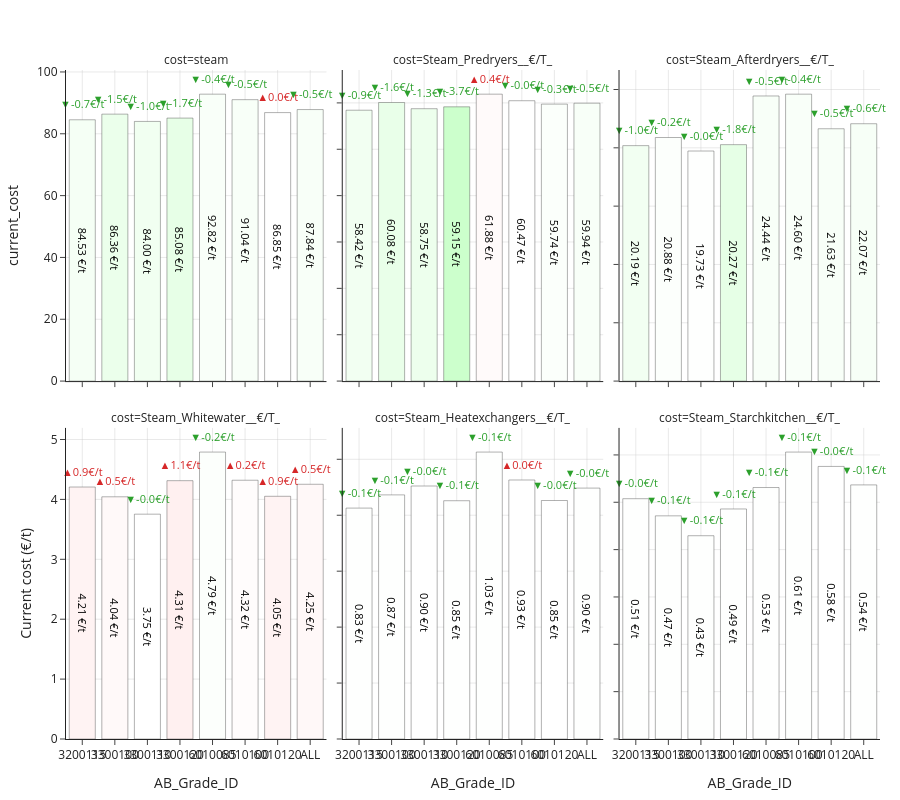

Notebook source saved alongside this figure:
### Markdown cell above
### Description

### Code cell
tables, figures = ask_engine(params = {
    "grade": None,
    "target_range": ["2026-04-01", "2026-04-30"],
    "baseline_range": ["2026-03-01", "2026-03-31"],
    "levels": [4],
    "objects": ["cost"],
    "secondary_objects":["steam"],
    "summary": False,
    "output_format": "json",
}, endpoint="diagnosis"
)

### Figure 1 — Plotly figure (JSON) as saved in the notebook; plotly's stock layout.template omitted (floating-point values rounded to 4 significant figures)
{"data": [{"alignmentgroup": "True", "cliponaxis": false, "customdata": [["▼-0.7€/t", 85.23, -0.7012, 84.53], ["▼-1.5€/t", 87.83, -1.478, 86.36], ["▼-1.0€/t", 85.02, -1.022, 84.0], ["▼-1.7€/t", 86.81, -1.731, 85.08], ["▼-0.4€/t", 93.26, -0.4413, 92.82], ["▼-0.5€/t", 91.58, -0.5451, 91.04], ["▲0.0€/t", 86.85, 0.002847, 86.85], ["▼-0.5€/t", 88.36, -0.5194, 87.84]], "hovertemplate": "<b>%{facetcol} • ID %{x}</b><br>Current: %{y:,.3f} €/t<br>Previous: %{customdata[1]:,.3f} €/t<br>Δ: %{{customdata[2]:.2%}}<extra></extra>", "insidetextanchor": "middle", "legendgroup": "", "marker": {"color": [-0.7012, -1.478, -1.022, -1.731, -0.4413, -0.5451, 0.002847, -0.5194], "coloraxis": "coloraxis", "line": {"color": "rgba(60,60,60,0.5)", "width": 0.8}, "pattern": {"shape": ""}}, "name": "", "offsetgroup": "", "orientation": "v", "showlegend": false, "text": ["84.53 €/t", "86.36 €/t", "84.00 €/t", "85.08 €/t", "92.82 €/t", "91.04 €/t", "86.85 €/t", "87.84 €/t"], "textfont": {"color": "black", "size": 11}, "textposition": "inside", "type": "bar", "x": ["3200115", "3300100", "3300110", "3300120", "6010085", "6010100", "6010120", "ALL"], "xaxis": "x4", "y": [84.53, 86.36, 84.0, 85.08, 92.82, 91.04, 86.85, 87.84], "yaxis": "y4"}, {"alignmentgroup": "True", "cliponaxis": false, "customdata": [["▼-0.9€/t", 59.36, -0.9354, 58.42], ["▼-1.6€/t", 61.66, -1.574, 60.08], ["▼-1.3€/t", 60.08, -1.331, 58.75], ["▼-3.7€/t", 62.88, -3.724, 59.15], ["▲0.4€/t", 61.53, 0.3555, 61.88], ["▼-0.0€/t", 60.47, -0.001984, 60.47], ["▼-0.3€/t", 60.0, -0.2611, 59.74], ["▼-0.5€/t", 60.44, -0.5034, 59.94]], "hovertemplate": "<b>%{facetcol} • ID %{x}</b><br>Current: %{y:,.3f} €/t<br>Previous: %{customdata[1]:,.3f} €/t<br>Δ: %{{customdata[2]:.2%}}<extra></extra>", "insidetextanchor": "middle", "legendgroup": "", "marker": {"color": [-0.9354, -1.574, -1.331, -3.724, 0.3555, -0.001984, -0.2611, -0.5034], "coloraxis": "coloraxis", "line": {"color": "rgba(60,60,60,0.5)", "width": 0.8}, "pattern": {"shape": ""}}, "name": "", "offsetgroup": "", "orientation": "v", "showlegend": false, "text": ["58.42 €/t", "60.08 €/t", "58.75 €/t", "59.15 €/t", "61.88 €/t", "60.47 €/t", "59.74 €/t", "59.94 €/t"], "textfont": {"color": "black", "size": 11}, "textposition": "inside", "type": "bar", "x": ["3200115", "3300100", "3300110", "3300120", "6010085", "6010100", "6010120", "ALL"], "xaxis": "x5", "y": [58.42, 60.08, 58.75, 59.15, 61.88, 60.47, 59.74, 59.94], "yaxis": "y5"}, {"alignmentgroup": "True", "cliponaxis": false, "customdata": [["▼-1.0€/t", 21.15, -0.9654, 20.19], ["▼-0.2€/t", 21.11, -0.2271, 20.88], ["▼-0.0€/t", 19.77, -0.04138, 19.73], ["▼-1.8€/t", 22.09, -1.821, 20.27], ["▼-0.5€/t", 24.99, -0.541, 24.44], ["▼-0.4€/t", 25.01, -0.4109, 24.6], ["▼-0.5€/t", 22.17, -0.5387, 21.63], ["▼-0.6€/t", 22.66, -0.5904, 22.07]], "hovertemplate": "<b>%{facetcol} • ID %{x}</b><br>Current: %{y:,.3f} €/t<br>Previous: %{customdata[1]:,.3f} €/t<br>Δ: %{{customdata[2]:.2%}}<extra></extra>", "insidetextanchor": "middle", "legendgroup": "", "marker": {"color": [-0.9654, -0.2271, -0.04138, -1.821, -0.541, -0.4109, -0.5387, -0.5904], "coloraxis": "coloraxis", "line": {"color": "rgba(60,60,60,0.5)", "width": 0.8}, "pattern": {"shape": ""}}, "name": "", "offsetgroup": "", "orientation": "v", "showlegend": false, "text": ["20.19 €/t", "20.88 €/t", "19.73 €/t", "20.27 €/t", "24.44 €/t", "24.60 €/t", "21.63 €/t", "22.07 €/t"], "textfont": {"color": "black", "size": 11}, "textposition": "inside", "type": "bar", "x": ["3200115", "3300100", "3300110", "3300120", "6010085", "6010100", "6010120", "ALL"], "xaxis": "x6", "y": [20.19, 20.88, 19.73, 20.27, 24.44, 24.6, 21.63, 22.07], "yaxis": "y6"}, {"alignmentgroup": "True", "cliponaxis": false, "customdata": [["▲0.9€/t", 3.316, 0.8906, 4.207], ["▲0.5€/t", 3.581, 0.4631, 4.044], ["▼-0.0€/t", 3.769, -0.01593, 3.753], ["▲1.1€/t", 3.234, 1.079, 4.313], ["▼-0.2€/t", 5.016, -0.2254, 4.79], ["▲0.2€/t", 4.104, 0.216, 4.32], ["▲0.9€/t", 3.18, 0.8722, 4.052], ["▲0.5€/t", 3.77, 0.4826, 4.253]], "hovertemplate": "<b>%{facetcol} • ID %{x}</b><br>Current: %{y:,.3f} €/t<br>Previous: %{customdata[1]:,.3f} €/t<br>Δ: %{{customdata[2]:.2%}}<extra></extra>", "insidetextanchor": "middle", "legendgroup": "", "marker": {"color": [0.8906, 0.4631, -0.01593, 1.079, -0.2254, 0.216, 0.8722, 0.4826], "coloraxis": "coloraxis", "line": {"color": "rgba(60,60,60,0.5)", "width": 0.8}, "pattern": {"shape": ""}}, "name": "", "offsetgroup": "", "orientation": "v", "showlegend": false, "text": ["4.21 €/t", "4.04 €/t", "3.75 €/t", "4.31 €/t", "4.79 €/t", "4.32 €/t", "4.05 €/t", "4.25 €/t"], "textfont": {"color": "black", "size": 11}, "textposition": "inside", "type": "bar", "x": ["3200115", "3300100", "3300110", "3300120", "6010085", "6010100", "6010120", "ALL"], "xaxis": "x", "y": [4.207, 4.044, 3.753, 4.313, 4.79, 4.32, 4.052, 4.253], "yaxis": "y"}, {"alignmentgroup": "True", "cliponaxis": false, "customdata": [["▼-0.1€/t", 0.9063, -0.08076, 0.8255], ["▼-0.1€/t", 0.9256, -0.05282, 0.8728], ["▼-0.0€/t", 0.9159, -0.01143, 0.9045], ["▼-0.1€/t", 0.9161, -0.06422, 0.8519], ["▼-0.1€/t", 1.104, -0.07796, 1.026], ["▲0.0€/t", 0.9092, 0.01682, 0.926], ["▼-0.0€/t", 0.8644, -0.0117, 0.8527], ["▼-0.0€/t", 0.9365, -0.0395, 0.897]], "hovertemplate": "<b>%{facetcol} • ID %{x}</b><br>Current: %{y:,.3f} €/t<br>Previous: %{customdata[1]:,.3f} €/t<br>Δ: %{{customdata[2]:.2%}}<extra></extra>", "insidetextanchor": "middle", "legendgroup": "", "marker": {"color": [-0.08076, -0.05282, -0.01143, -0.06422, -0.07796, 0.01682, -0.0117, -0.0395], "coloraxis": "coloraxis", "line": {"color": "rgba(60,60,60,0.5)", "width": 0.8}, "pattern": {"shape": ""}}, "name": "", "offsetgroup": "", "orientation": "v", "showlegend": false, "text": ["0.83 €/t", "0.87 €/t", "0.90 €/t", "0.85 €/t", "1.03 €/t", "0.93 €/t", "0.85 €/t", "0.90 €/t"], "textfont": {"color": "black", "size": 11}, "textposition": "inside", "type": "bar", "x": ["3200115", "3300100", "3300110", "3300120", "6010085", "6010100", "6010120", "ALL"], "xaxis": "x2", "y": [0.8255, 0.8728, 0.9045, 0.8519, 1.026, 0.926, 0.8527, 0.897], "yaxis": "y2"}, {"alignmentgroup": "True", "cliponaxis": false, "customdata": [["▼-0.0€/t", 0.549, -0.04142, 0.5075], ["▼-0.1€/t", 0.5582, -0.0869, 0.4713], ["▼-0.1€/t", 0.4847, -0.05537, 0.4294], ["▼-0.1€/t", 0.5753, -0.08947, 0.4859], ["▼-0.1€/t", 0.625, -0.0939, 0.5311], ["▼-0.1€/t", 0.6635, -0.05747, 0.606], ["▼-0.0€/t", 0.5933, -0.01764, 0.5757], ["▼-0.1€/t", 0.589, -0.05232, 0.5367]], "hovertemplate": "<b>%{facetcol} • ID %{x}</b><br>Current: %{y:,.3f} €/t<br>Previous: %{customdata[1]:,.3f} €/t<br>Δ: %{{customdata[2]:.2%}}<extra></extra>", "insidetextanchor": "middle", "legendgroup": "", "marker": {"color": [-0.04142, -0.0869, -0.05537, -0.08947, -0.0939, -0.05747, -0.01764, -0.05232], "coloraxis": "coloraxis", "line": {"color": "rgba(60,60,60,0.5)", "width": 0.8}, "pattern": {"shape": ""}}, "name": "", "offsetgroup": "", "orientation": "v", "showlegend": false, "text": ["0.51 €/t", "0.47 €/t", "0.43 €/t", "0.49 €/t", "0.53 €/t", "0.61 €/t", "0.58 €/t", "0.54 €/t"], "textfont": {"color": "black", "size": 11}, "textposition": "inside", "type": "bar", "x": ["3200115", "3300100", "3300110", "3300120", "6010085", "6010100", "6010120", "ALL"], "xaxis": "x3", "y": [0.5075, 0.4713, 0.4294, 0.4859, 0.5311, 0.606, 0.5757, 0.5367], "yaxis": "y3"}, {"cliponaxis": false, "hoverinfo": "skip", "mode": "text", "showlegend": false, "text": ["▼-0.7€/t", "▼-1.5€/t", "▼-1.0€/t", "▼-1.7€/t", "▼-0.4€/t", "▼-0.5€/t", "▲0.0€/t", "▼-0.5€/t"], "textfont": {"color": ["#2ca02c", "#2ca02c", "#2ca02c", "#2ca02c", "#2ca02c", "#2ca02c", "#d62728", "#2ca02c"], "size": 11}, "textposition": "top center", "type": "scatter", "x": ["3200115", "3300100", "3300110", "3300120", "6010085", "6010100", "6010120", "ALL"], "xaxis": "x4", "y": [87.32, 89.14, 86.78, 87.86, 95.6, 93.82, 89.64, 90.62], "yaxis": "y4"}, {"cliponaxis": false, "hoverinfo": "skip", "mode": "text", "showlegend": false, "text": ["▼-0.9€/t", "▼-1.6€/t", "▼-1.3€/t", "▼-3.7€/t", "▲0.4€/t", "▼-0.0€/t", "▼-0.3€/t", "▼-0.5€/t"], "textfont": {"color": ["#2ca02c", "#2ca02c", "#2ca02c", "#2ca02c", "#d62728", "#2ca02c", "#2ca02c", "#2ca02c"], "size": 11}, "textposition": "top center", "type": "scatter", "x": ["3200115", "3300100", "3300110", "3300120", "6010085", "6010100", "6010120", "ALL"], "xaxis": "x5", "y": [60.28, 61.94, 60.61, 61.01, 63.74, 62.32, 61.59, 61.79], "yaxis": "y5"}, {"cliponaxis": false, "hoverinfo": "skip", "mode": "text", "showlegend": false, "text": ["▼-1.0€/t", "▼-0.2€/t", "▼-0.0€/t", "▼-1.8€/t", "▼-0.5€/t", "▼-0.4€/t", "▼-0.5€/t", "▼-0.6€/t"], "textfont": {"color": ["#2ca02c", "#2ca02c", "#2ca02c", "#2ca02c", "#2ca02c", "#2ca02c", "#2ca02c", "#2ca02c"], "size": 11}, "textposition": "top center", "type": "scatter", "x": ["3200115", "3300100", "3300110", "3300120", "6010085", "6010100", "6010120", "ALL"], "xaxis": "x6", "y": [20.92, 21.62, 20.46, 21.01, 25.18, 25.34, 22.37, 22.8], "yaxis": "y6"}, {"cliponaxis": false, "hoverinfo": "skip", "mode": "text", "showlegend": false, "text": ["▲0.9€/t", "▲0.5€/t", "▼-0.0€/t", "▲1.1€/t", "▼-0.2€/t", "▲0.2€/t", "▲0.9€/t", "▲0.5€/t"], "textfont": {"color": ["#d62728", "#d62728", "#2ca02c", "#d62728", "#2ca02c", "#d62728", "#d62728", "#d62728"], "size": 11}, "textposition": "top center", "type": "scatter", "x": ["3200115", "3300100", "3300110", "3300120", "6010085", "6010100", "6010120", "ALL"], "xaxis": "x", "y": [4.35, 4.187, 3.897, 4.457, 4.934, 4.464, 4.196, 4.396], "yaxis": "y"}, {"cliponaxis": false, "hoverinfo": "skip", "mode": "text", "showlegend": false, "text": ["▼-0.1€/t", "▼-0.1€/t", "▼-0.0€/t", "▼-0.1€/t", "▼-0.1€/t", "▲0.0€/t", "▼-0.0€/t", "▼-0.0€/t"], "textfont": {"color": ["#2ca02c", "#2ca02c", "#2ca02c", "#2ca02c", "#2ca02c", "#d62728", "#2ca02c", "#2ca02c"], "size": 11}, "textposition": "top center", "type": "scatter", "x": ["3200115", "3300100", "3300110", "3300120", "6010085", "6010100", "6010120", "ALL"], "xaxis": "x2", "y": [0.8563, 0.9035, 0.9352, 0.8827, 1.057, 0.9568, 0.8835, 0.9278], "yaxis": "y2"}, {"cliponaxis": false, "hoverinfo": "skip", "mode": "text", "showlegend": false, "text": ["▼-0.0€/t", "▼-0.1€/t", "▼-0.1€/t", "▼-0.1€/t", "▼-0.1€/t", "▼-0.1€/t", "▼-0.0€/t", "▼-0.1€/t"], "textfont": {"color": ["#2ca02c", "#2ca02c", "#2ca02c", "#2ca02c", "#2ca02c", "#2ca02c", "#2ca02c", "#2ca02c"], "size": 11}, "textposition": "top center", "type": "scatter", "x": ["3200115", "3300100", "3300110", "3300120", "6010085", "6010100", "6010120", "ALL"], "xaxis": "x3", "y": [0.5257, 0.4895, 0.4476, 0.504, 0.5493, 0.6242, 0.5939, 0.5549], "yaxis": "y3"}], "layout": {"annotations": [{"showarrow": false, "text": "cost=Steam_Whitewater__€/T_", "x": 0.16, "xanchor": "center", "xref": "paper", "y": 0.465, "yanchor": "bottom", "yref": "paper"}, {"showarrow": false, "text": "cost=Steam_Heatexchangers__€/T_", "x": 0.5, "xanchor": "center", "xref": "paper", "y": 0.465, "yanchor": "bottom", "yref": "paper"}, {"showarrow": false, "text": "cost=Steam_Starchkitchen__€/T_", "x": 0.84, "xanchor": "center", "xref": "paper", "y": 0.465, "yanchor": "bottom", "yref": "paper"}, {"showarrow": false, "text": "cost=steam", "x": 0.16, "xanchor": "center", "xref": "paper", "y": 1.0, "yanchor": "bottom", "yref": "paper"}, {"showarrow": false, "text": "cost=Steam_Predryers__€/T_", "x": 0.5, "xanchor": "center", "xref": "paper", "y": 1.0, "yanchor": "bottom", "yref": "paper"}, {"showarrow": false, "text": "cost=Steam_Afterdryers__€/T_", "x": 0.84, "xanchor": "center", "xref": "paper", "y": 1.0, "yanchor": "bottom", "yref": "paper"}], "autosize": true, "barmode": "relative", "coloraxis": {"cmax": 3.724, "cmin": -3.724, "colorbar": {"title": {"text": "Current cost (€/t)"}}, "colorscale": [[0, "#ccffcc"], [0.5, "#ffffff"], [1, "#ffcccc"]], "showscale": false}, "font": {"color": "#222", "size": 12}, "height": 800, "legend": {"tracegroupgap": 0}, "margin": {"b": 40, "l": 50, "r": 20, "t": 70}, "paper_bgcolor": "white", "plot_bgcolor": "white", "title": {"text": ""}, "xaxis": {"anchor": "y", "domain": [0, 0.32], "gridcolor": "rgba(200,200,200,0.4)", "showgrid": true, "tickangle": 0, "title": {"text": "AB_Grade_ID"}, "zeroline": false}, "xaxis2": {"anchor": "y2", "domain": [0.34, 0.66], "gridcolor": "rgba(200,200,200,0.4)", "matches": "x", "showgrid": true, "tickangle": 0, "title": {"text": "AB_Grade_ID"}, "zeroline": false}, "xaxis3": {"anchor": "y3", "domain": [0.68, 1.0], "gridcolor": "rgba(200,200,200,0.4)", "matches": "x", "showgrid": true, "tickangle": 0, "title": {"text": "AB_Grade_ID"}, "zeroline": false}, "xaxis4": {"anchor": "y4", "domain": [0, 0.32], "gridcolor": "rgba(200,200,200,0.4)", "matches": "x", "showgrid": true, "showticklabels": false, "tickangle": 0, "zeroline": false}, "xaxis5": {"anchor": "y5", "domain": [0.34, 0.66], "gridcolor": "rgba(200,200,200,0.4)", "matches": "x", "showgrid": true, "showticklabels": false, "tickangle": 0, "zeroline": false}, "xaxis6": {"anchor": "y6", "domain": [0.68, 1.0], "gridcolor": "rgba(200,200,200,0.4)", "matches": "x", "showgrid": true, "showticklabels": false, "tickangle": 0, "zeroline": false}, "yaxis": {"anchor": "x", "automargin": true, "domain": [0, 0.465], "gridcolor": "rgba(200,200,200,0.4)", "showgrid": true, "title": {"text": "Current cost (€/t)"}, "zeroline": false}, "yaxis2": {"anchor": "x2", "automargin": true, "domain": [0, 0.465], "gridcolor": "rgba(200,200,200,0.4)", "showgrid": true, "showticklabels": false, "zeroline": false}, "yaxis3": {"anchor": "x3", "automargin": true, "domain": [0, 0.465], "gridcolor": "rgba(200,200,200,0.4)", "showgrid": true, "showticklabels": false, "zeroline": false}, "yaxis4": {"anchor": "x4", "automargin": true, "domain": [0.535, 1.0], "gridcolor": "rgba(200,200,200,0.4)", "showgrid": true, "title": {"text": "current_cost"}, "zeroline": false}, "yaxis5": {"anchor": "x5", "automargin": true, "domain": [0.535, 1.0], "gridcolor": "rgba(200,200,200,0.4)", "showgrid": true, "showticklabels": false, "zeroline": false}, "yaxis6": {"anchor": "x6", "automargin": true, "domain": [0.535, 1.0], "gridcolor": "rgba(200,200,200,0.4)", "showgrid": true, "showticklabels": false, "zeroline": false}}}
